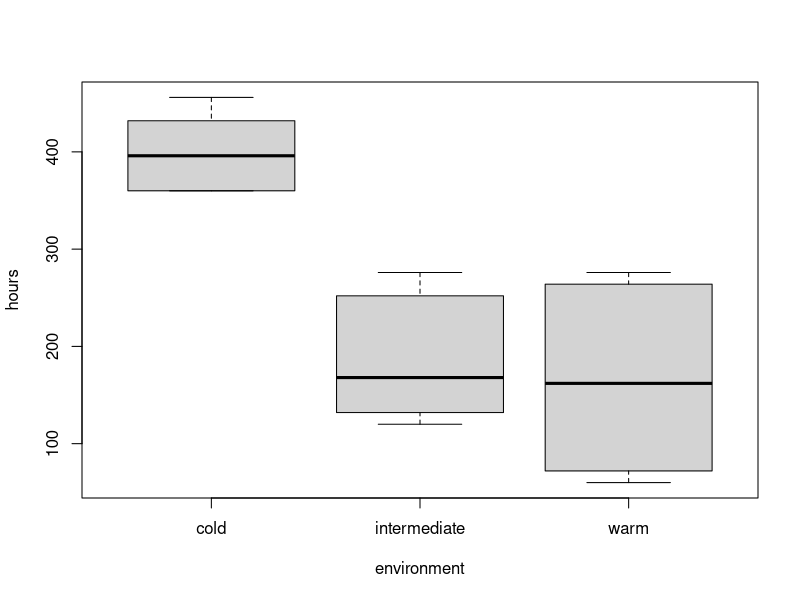
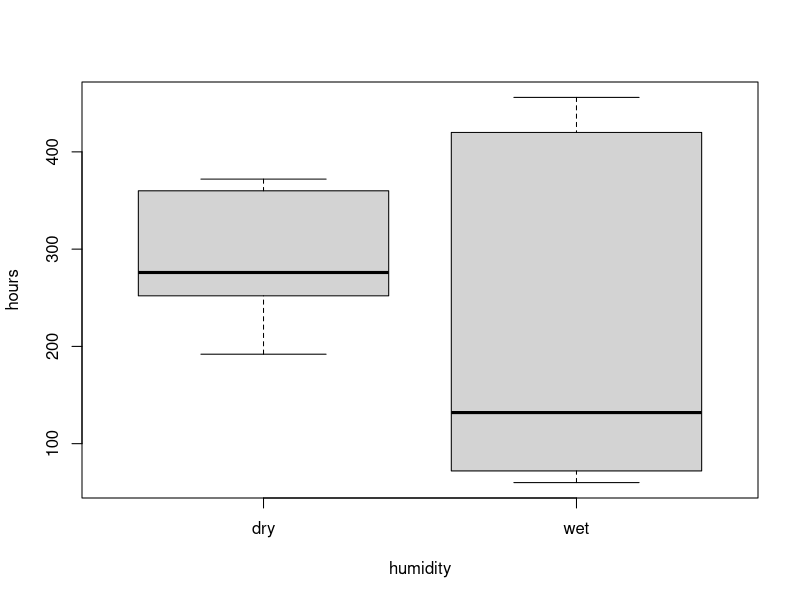
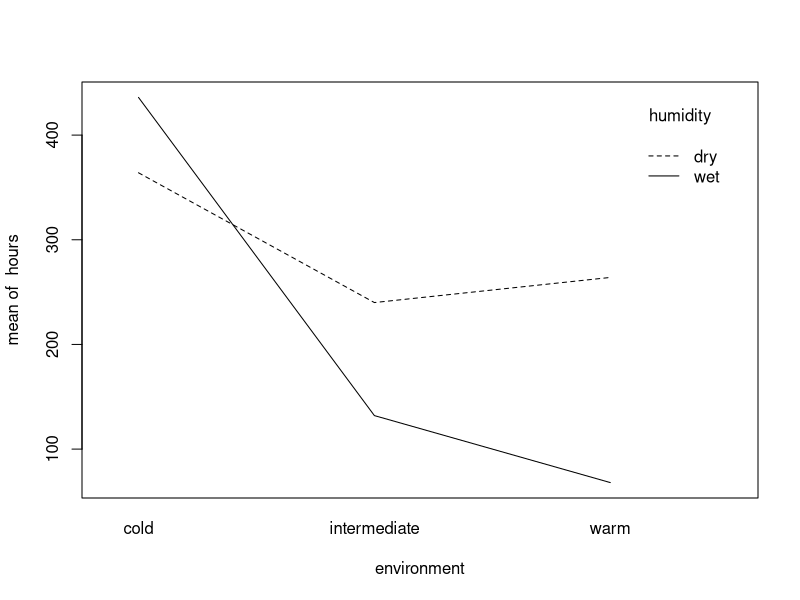
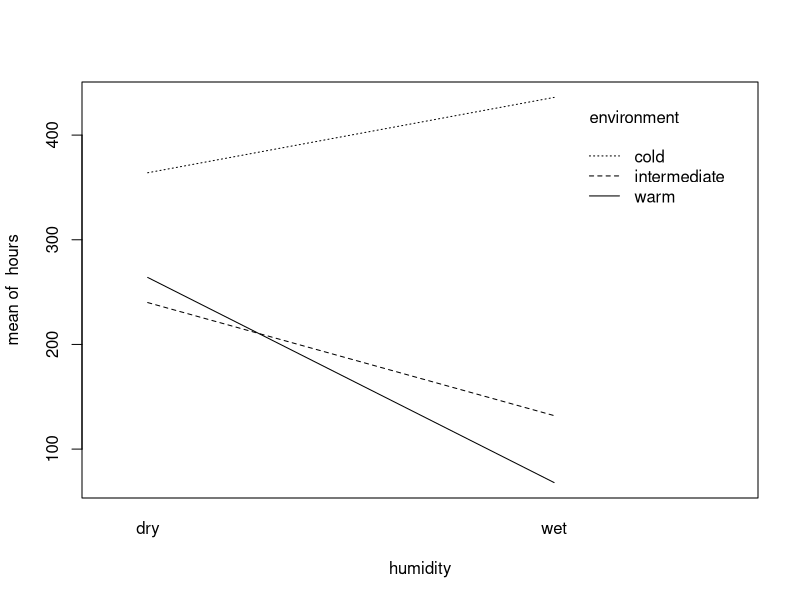
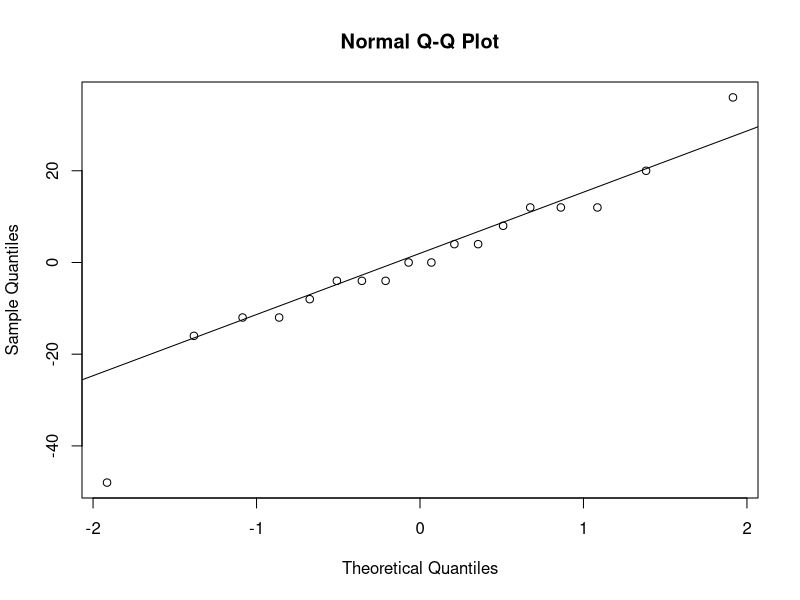
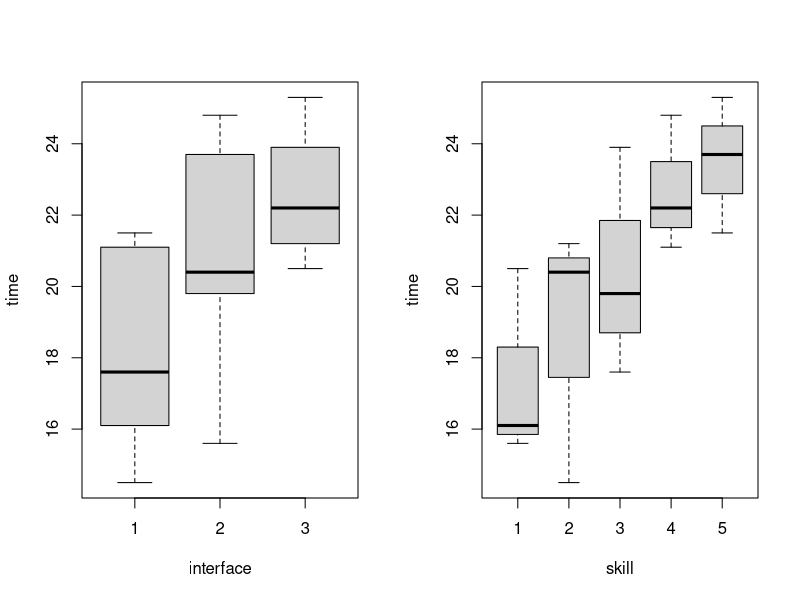
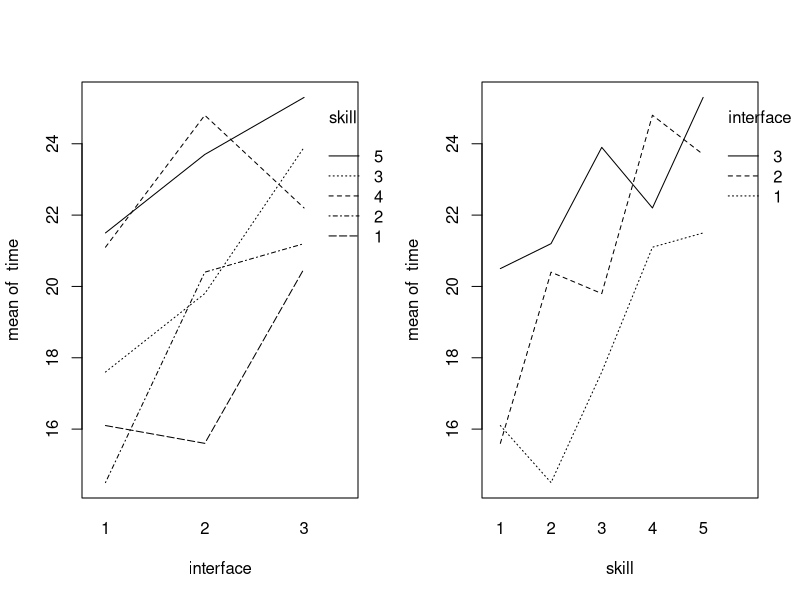
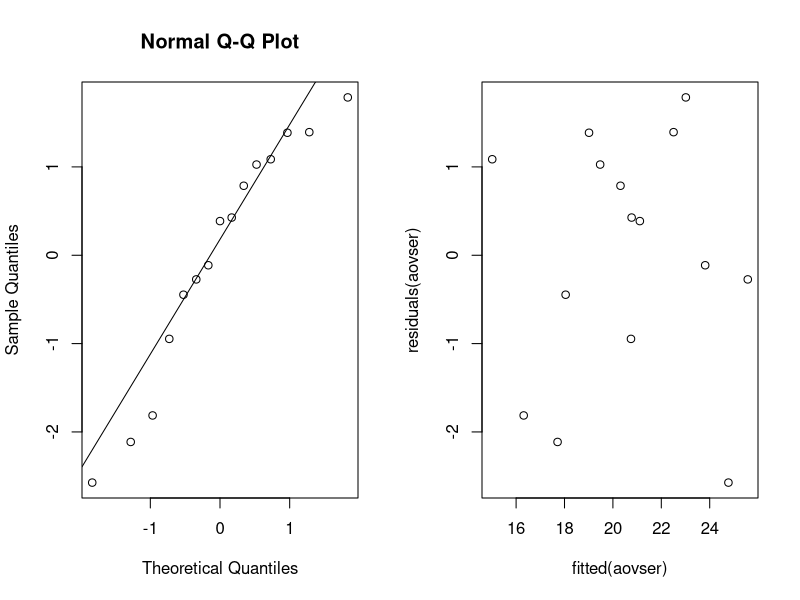

Reproduce these figures in R, in order.
## ---- chunk 1
library(knitr)
library(multcomp)
library(lme4)
## ---- chunk 2
data = read.table("bread.txt", header=TRUE)
data
## ---- chunk 3
N = 3; I = 3; J = 2
rbind(rep(1:I,each=N*J),rep(1:J,N*I),sample(1:(N*I*J)))
## ---- chunk 4
boxplot(hours~environment,data=data)
## ---- chunk 5
boxplot(hours~humidity,data=data)
## ---- chunk 6
attach(data)
interaction.plot(environment,humidity,hours)
interaction.plot(humidity,environment,hours)
## ---- chunk 7
data$environment = as.factor(data$environment)
data$humidity = as.factor(data$humidity)
dataaov = lm(hours~environment*humidity, data=data)
anova(dataaov)
## ---- chunk 8
qqnorm(residuals(dataaov))
qqline(residuals(dataaov))
## ---- chunk 9
search = read.table("search.txt", header = TRUE)
attach(search)
## ---- chunk 10
B = 5 # 5 user skill levels
I = 3 # 3 interface types

blocks = matrix(0, B, I)

for (i in 1:B) {
  blocks[i, ] = sample(((i - 1) * I + 1):(i * I))
}

kable(x = blocks, caption = "Randomization of students to interfaces")
## ---- chunk 11
par(mfrow = c(1, 2))

boxplot(time ~ interface)
boxplot(time ~ skill)

interaction.plot(interface, skill, time)
interaction.plot(skill, interface, time)
## ---- chunk 12
search$interface = as.factor(interface)
search$skill = as.factor(skill)
## ---- chunk 13
aovser = lm(time ~ interface + skill, data = search)
anova(aovser)
## ---- chunk 14
multser = glht(aovser, linfct = mcp(skill = "Tukey"))
summary(multser)
## ---- chunk 15
par(mfrow = c(1, 2))
qqnorm(residuals(aovser))
qqline(residuals(aovser))
plot(fitted(aovser), residuals(aovser))
## ---- chunk 16
friedman.test(time, interface, skill)
## ---- chunk 17
aovinter = lm(time ~ interface, data = search)
anova(aovinter)
## ---- chunk 18
qqnorm(residuals(aovinter))
qqline(residuals(aovinter))
## ---- chunk 19
data = read.table("cream.txt", header=TRUE)
data$starter = factor(data$starter)
data$batch = factor(data$batch)
data$position = factor(data$position)
attach(data)
## ---- chunk 20
model1 = lm(acidity~starter+batch+position,data)
model2 = update(model1, . ~ . - starter:batch:position) #remove interactions
data.aov = aov(model2,data)
summary(data.aov)
## ---- chunk 21
model = lm(acidity~starter+batch+position, data=data)
startermult = glht(model,linfct=mcp(starter="Tukey"))
summary(startermult)
## ---- chunk 22
confint(startermult, level=0.95)
## ---- chunk 23
cows = read.table("cow.txt", header = TRUE)
attach(cows)
## ---- chunk 24
cowaov = lm(milk ~ treatment)
anova(cowaov)
## ---- chunk 25
t.test(milk[treatment == "A"], milk[treatment == "B"], paired = TRUE)
## ---- chunk 26
cows$id = factor(id)
cows$per = factor(per)
cowslmer = lmer(milk ~ treatment + order + per + (1 | id),
                data = cows, REML = FALSE)
cowslmer1 = lmer(milk ~ order + per + (1 | id), data = cows, REML = FALSE)
anova(cowslmer1, cowslmer)
## ---- chunk 27
data = read.table("airpollution.txt", header=TRUE)
## ---- chunk 28
pairs(data, panel=panel.smooth)
## ---- chunk 29
expensescrime = read.csv(file = "expensescrime.txt", header = TRUE, sep = " ")
attach(expensescrime)
## ---- chunk 30
summary(lm(expend ~ bad, data = expensescrime))
summary(lm(expend ~ crime, data = expensescrime))
summary(lm(expend ~ lawyers, data = expensescrime))
summary(lm(expend ~ employ, data = expensescrime))
summary(lm(expend ~ pop, data = expensescrime))
## ---- chunk 31
summary(lm(expend ~ employ + bad, data = expensescrime))
summary(lm(expend ~ employ + crime, data = expensescrime))
summary(lm(expend ~ employ + lawyers, data = expensescrime))
summary(lm(expend ~ employ + pop, data = expensescrime))
## ---- chunk 32
summary(lm(expend ~ employ + lawyers + bad, data = expensescrime))
summary(lm(expend ~ employ + lawyers + crime, data = expensescrime))
summary(lm(expend ~ employ + lawyers + pop, data = expensescrime))
## ---- chunk 33
summary(lm(expend ~ employ + lawyers + bad + crime + pop, data = expensescrime))
## ---- chunk 34
summary(lm(expend ~ employ + lawyers + bad + pop, data = expensescrime))
## ---- chunk 35
summary(lm(expend ~ employ + lawyers + bad, data = expensescrime))
## ---- chunk 36
summary(lm(expend ~ employ + lawyers, data = expensescrime))
## ---- chunk 37
expendlm = lm(expend ~ employ + lawyers, data = expensescrime)
## ---- chunk 38
round(cooks.distance(expendlm), 2)
## ---- chunk 39
pairs(expensescrime[,c(2, 5, 6)], panel=panel.smooth)
## ---- chunk 40
round(cor(expensescrime[,2:7]), 2)
## ---- chunk 41
par(mfrow = c(1, 2))
qqnorm(residuals(expendlm))
qqline(residuals(expendlm))
plot(fitted(expendlm), residuals(expendlm))
